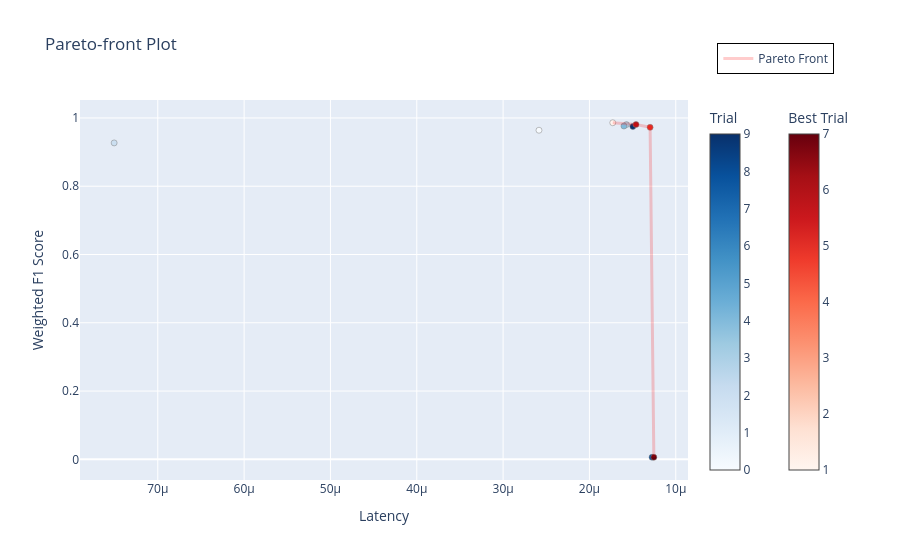

The notebook cell this image was saved under:
### Markdown cell above
## Step 7.5c: Pareto Front (Best Balance)

### Code cell
def get_pareto_front(points):
    """Extracts the Pareto front from a set of (latency, F1-score) points."""
    pareto_front = []
    points = sorted(points, key=lambda x: x[0])  # Sort by latency (x-axis)

    max_f1 = -np.inf
    for x, y in points:
        if y > max_f1:  # A better (higher) F1-score found
            pareto_front.append((x, y))
            max_f1 = y

    return np.array(pareto_front)

# Generate Pareto front plot
fig = optuna.visualization.plot_pareto_front(study, target_names=["Latency", "Weighted F1 Score"])
fig = go.Figure(fig)

# Extract study results (Latency = values[0], F1 Score = values[1])
all_points = np.array([(t.values[0], t.values[1]) for t in study.trials if t.values])

# Get only the Pareto-optimal points
pareto_points = get_pareto_front(all_points)

# Add Pareto front as a semi-transparent line
fig.add_trace(
    go.Scatter(
        x=pareto_points[:, 0], 
        y=pareto_points[:, 1], 
        mode="lines",
        line=dict(color="red", width=3, dash="solid"),
        opacity=0.2,  # Set opacity (0 = fully transparent, 1 = fully opaque)
        name="Pareto Front"
    )
)

fig.update_layout(
    legend=dict(
        x=1.05,  # Horizontal position (0 = left, 1 = right)
        y=1.15,  # Vertical position (0 = bottom, 1 = top)
        bgcolor="rgba(255, 255, 255, 0.8)",  # Semi-transparent white background
        bordercolor="black",  # Optional: Add a border
        borderwidth=1
    )
)

# Invert x-axis so lower latency is on the right
fig.update_layout(xaxis=dict(autorange="reversed"), width=None, height=None, autosize=True)

# Save and show plot
fig.write_html(f"{output_folder}/xgb_pareto_front.html", full_html=True)
fig.write_image(f"{output_folder}/xgb_pareto_front.pdf", width=1920, height=1080)
fig.show()

### Figure 1 — Plotly figure (JSON) as saved in the notebook; plotly's stock layout.template omitted (floating-point values rounded to 4 significant figures)
{"data": [{"hovertemplate": "%{text}<extra>Trial</extra>", "marker": {"color": [0, 2, 3, 4, 8, 9], "colorbar": {"title": {"text": "Trial"}}, "colorscale": [[0, "rgb(247,251,255)"], [0.125, "rgb(222,235,247)"], [0.25, "rgb(198,219,239)"], [0.375, "rgb(158,202,225)"], [0.5, "rgb(107,174,214)"], [0.625, "rgb(66,146,198)"], [0.75, "rgb(33,113,181)"], [0.875, "rgb(8,81,156)"], [1, "rgb(8,48,107)"]], "line": {"color": "Grey", "width": 0.5}}, "mode": "markers", "showlegend": false, "text": ["{<br>  \"number\": 0,<br>  \"values\": [<br>    2.5843910534714226e-05,<br>    0.9639638<br>  ],<br>  \"params\": {<br>    \"balancing_mode\": \"resampling\",<br>    \"over_method\": \"random\",<br>    \"over_threshold\": 3.0,<br>    \"under_method\": \"random\",<br>    \"under_threshold\": 0.15,<br>    \"eta\": 0.09306004663476376,<br>    \"max_depth\": 6,<br>    \"min_child_weight\": 2,<br>    \"subsample\": 0.6202917656090066,<br>    \"colsample_bytree\": 0.7530273161844296,<br>    \"lambda\": 0.03863516713362255,<br>    \"alpha\": 0.08555014338528767,<br>    \"gamma\": 4.77869920544093<br>  }<br>}", "{<br>  \"number\": 2,<br>  \"values\": [<br>    7.505469254852787e-05,<br>    0.9268271<br>  ],<br>  \"params\": {<br>    \"balancing_mode\": \"resampling\",<br>    \"over_method\": \"random\",<br>    \"over_threshold\": 1.0,<br>    \"under_method\": \"random\",<br>    \"under_threshold\": 0.8,<br>    \"eta\": 0.027339766685850034,<br>    \"max_depth\": 3,<br>    \"min_child_weight\": 2,<br>    \"subsample\": 0.7645775098393327,<br>    \"colsample_bytree\": 0.8237474940924403,<br>    \"lambda\": 0.0038145895787827706,<br>    \"alpha\": 0.5828503234861742,<br>    \"gamma\": 3.0278259738531603<br>  }<br>}", "{<br>  \"number\": 3,<br>  \"values\": [<br>    1.5708522497213413e-05,<br>    0.9804478<br>  ],<br>  \"params\": {<br>    \"balancing_mode\": \"none\",<br>    \"eta\": 0.07787643373609751,<br>    \"max_depth\": 3,<br>    \"min_child_weight\": 10,<br>    \"subsample\": 0.9475504774450261,<br>    \"colsample_bytree\": 0.7791735880320252,<br>    \"lambda\": 0.013429675785016687,<br>    \"alpha\": 0.3610434868820167,<br>    \"gamma\": 2.0851405353185894<br>  }<br>}", "{<br>  \"number\": 4,<br>  \"values\": [<br>    1.600337102035849e-05,<br>    0.9763368<br>  ],<br>  \"params\": {<br>    \"balancing_mode\": \"none\",<br>    \"eta\": 0.03870904657439511,<br>    \"max_depth\": 8,<br>    \"min_child_weight\": 9,<br>    \"subsample\": 0.6426901679677046,<br>    \"colsample_bytree\": 0.6694291386962408,<br>    \"lambda\": 0.08621203276775904,<br>    \"alpha\": 0.03451162599225245,<br>    \"gamma\": 1.6439367497007007<br>  }<br>}", "{<br>  \"number\": 8,<br>  \"values\": [<br>    1.2747570627026596e-05,<br>    0.006102<br>  ],<br>  \"params\": {<br>    \"balancing_mode\": \"weighting\",<br>    \"eta\": 0.01863743080674537,<br>    \"max_depth\": 3,<br>    \"min_child_weight\": 3,<br>    \"subsample\": 0.690153681428201,<br>    \"colsample_bytree\": 0.7679442701202303,<br>    \"lambda\": 0.0066639341438790006,<br>    \"alpha\": 1.0736427327553777,<br>    \"gamma\": 3.0862074687846586<br>  }<br>}", "{<br>  \"number\": 9,<br>  \"values\": [<br>    1.4969595100658493e-05,<br>    0.975106<br>  ],<br>  \"params\": {<br>    \"balancing_mode\": \"none\",<br>    \"eta\": 0.0883466280554515,<br>    \"max_depth\": 5,<br>    \"min_child_weight\": 10,<br>    \"subsample\": 0.8818339967494762,<br>    \"colsample_bytree\": 0.5853956587267645,<br>    \"lambda\": 0.0029971275256301727,<br>    \"alpha\": 0.020944915500403685,<br>    \"gamma\": 3.9931097194191874<br>  }<br>}"], "type": "scatter", "x": [2.584e-05, 7.505e-05, 1.571e-05, 1.6e-05, 1.275e-05, 1.497e-05], "y": [0.964, 0.9268, 0.9804, 0.9763, 0.006102, 0.9751]}, {"hovertemplate": "%{text}<extra>Best Trial</extra>", "marker": {"color": [1, 5, 6, 7], "colorbar": {"title": {"text": "Best Trial"}, "x": 1.1, "xpad": 40}, "colorscale": [[0, "rgb(255,245,240)"], [0.125, "rgb(254,224,210)"], [0.25, "rgb(252,187,161)"], [0.375, "rgb(252,146,114)"], [0.5, "rgb(251,106,74)"], [0.625, "rgb(239,59,44)"], [0.75, "rgb(203,24,29)"], [0.875, "rgb(165,15,21)"], [1, "rgb(103,0,13)"]], "line": {"color": "Grey", "width": 0.5}}, "mode": "markers", "showlegend": false, "text": ["{<br>  \"number\": 1,<br>  \"values\": [<br>    1.7296139728041032e-05,<br>    0.9859123999999999<br>  ],<br>  \"params\": {<br>    \"balancing_mode\": \"none\",<br>    \"eta\": 0.1669693618351126,<br>    \"max_depth\": 4,<br>    \"min_child_weight\": 1,<br>    \"subsample\": 0.7328814632395333,<br>    \"colsample_bytree\": 0.9394879042021366,<br>    \"lambda\": 0.003890561052203376,<br>    \"alpha\": 0.00841405257256459,<br>    \"gamma\": 4.589729028519649<br>  }<br>}", "{<br>  \"number\": 5,<br>  \"values\": [<br>    1.2970157425926666e-05,<br>    0.9724688<br>  ],<br>  \"params\": {<br>    \"balancing_mode\": \"none\",<br>    \"eta\": 0.01908578956865242,<br>    \"max_depth\": 8,<br>    \"min_child_weight\": 8,<br>    \"subsample\": 0.7606952229357556,<br>    \"colsample_bytree\": 0.5611736148670565,<br>    \"lambda\": 9.87067208468143,<br>    \"alpha\": 3.573128272923616,<br>    \"gamma\": 4.798224049639942<br>  }<br>}", "{<br>  \"number\": 6,<br>  \"values\": [<br>    1.4603158212044335e-05,<br>    0.9806197999999998<br>  ],<br>  \"params\": {<br>    \"balancing_mode\": \"none\",<br>    \"eta\": 0.14236861044256674,<br>    \"max_depth\": 3,<br>    \"min_child_weight\": 7,<br>    \"subsample\": 0.8690200121507528,<br>    \"colsample_bytree\": 0.7831570494886688,<br>    \"lambda\": 1.5049332079008566,<br>    \"alpha\": 5.11729046173979,<br>    \"gamma\": 0.40431110170022266<br>  }<br>}", "{<br>  \"number\": 7,<br>  \"values\": [<br>    1.2537040668147417e-05,<br>    0.006102<br>  ],<br>  \"params\": {<br>    \"balancing_mode\": \"weighting\",<br>    \"eta\": 0.06523613325295484,<br>    \"max_depth\": 5,<br>    \"min_child_weight\": 5,<br>    \"subsample\": 0.8443274789347359,<br>    \"colsample_bytree\": 0.5744240124463478,<br>    \"lambda\": 0.003010302156768799,<br>    \"alpha\": 0.0036526992603228125,<br>    \"gamma\": 4.223087418542264<br>  }<br>}"], "type": "scatter", "x": [1.73e-05, 1.297e-05, 1.46e-05, 1.254e-05], "y": [0.9859, 0.9725, 0.9806, 0.006102]}, {"line": {"color": "red", "dash": "solid", "width": 3}, "mode": "lines", "name": "Pareto Front", "opacity": 0.2, "type": "scatter", "x": [1.254e-05, 1.297e-05, 1.46e-05, 1.73e-05], "y": [0.006102, 0.9725, 0.9806, 0.9859]}], "layout": {"autosize": true, "legend": {"bgcolor": "rgba(255, 255, 255, 0.8)", "bordercolor": "black", "borderwidth": 1, "x": 1.05, "y": 1.15}, "title": {"text": "Pareto-front Plot"}, "xaxis": {"autorange": "reversed", "title": {"text": "Latency"}}, "yaxis": {"title": {"text": "Weighted F1 Score"}}}}
